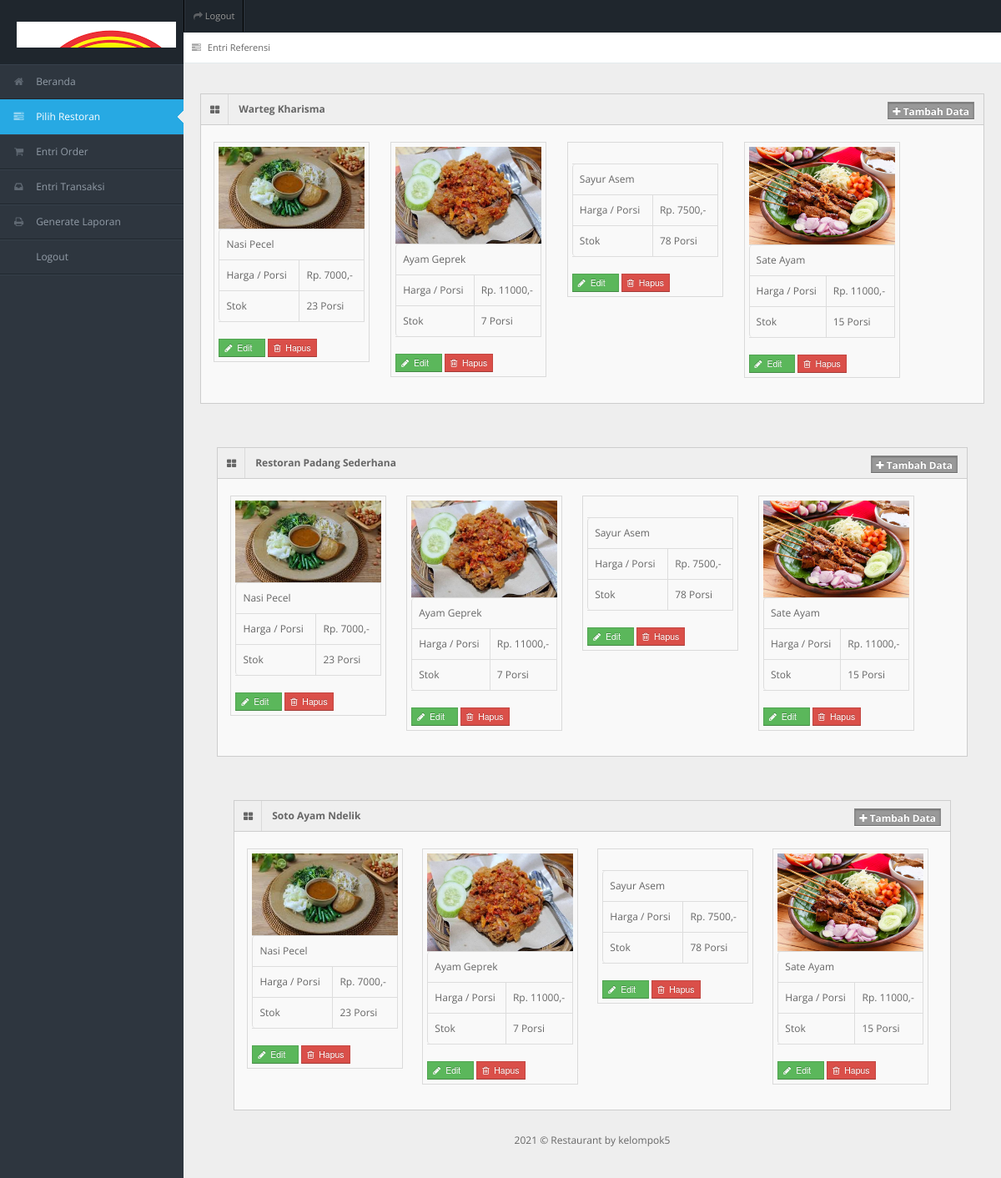
The page /entri_referensi.php (signed in) on the database its author committed.
### tables this page shows
CREATE TABLE `tb_user` (
  `id_user` int(11) NOT NULL,
  `username` varchar(150) NOT NULL,
  `password` varchar(150) NOT NULL,
  `nama_user` varchar(150) NOT NULL,
  `id_level` int(11) NOT NULL,
  `status` varchar(150) NOT NULL
);

CREATE TABLE `tb_masakan` (
  `id_masakan` int(11) NOT NULL,
  `nama_masakan` varchar(150) NOT NULL,
  `harga` varchar(150) NOT NULL,
  `stok` int(11) NOT NULL,
  `status_masakan` varchar(150) NOT NULL,
  `gambar_masakan` varchar(150) NOT NULL
);

### entri_referensi.php (the view, shortened to what this page needs)
<!DOCTYPE html>
<?php
include "connection/koneksi.php";
$id = $_SESSION['id_user'];
if(isset ($_SESSION['username'])){
  $query = "select * from tb_user natural join tb_level where id_user = $id";
  mysqli_query($conn, $query);
  $sql = mysqli_query($conn, $query);
  while($r = mysqli_fetch_array($sql)){
?>
<html lang="en">
<head>
<link rel="stylesheet" href="template/dashboard/css/bootstrap.min.css" />
<link rel="stylesheet" href="template/dashboard/css/bootstrap-responsive.min.css" />
<link rel="stylesheet" href="template/dashboard/css/fullcalendar.css" />
<link rel="stylesheet" href="template/dashboard/css/matrix-style.css" />
<link rel="stylesheet" href="template/dashboard/css/matrix-media.css" />
<link href="template/dashboard/font-awesome/css/font-awesome.css" rel="stylesheet" />
<link rel="stylesheet" href="template/dashboard/css/jquery.gritter.css" />
</head>
<body>
<div id="header">
  <h1><a href="entri_referensi.php">Entri Referensi</a></h1>
</div>
<div id="user-nav" class="navbar navbar-inverse">
  <ul class="nav">
    <li class=""><a title="" href="logout.php"><i class="icon icon-share-alt"></i> <span class="text">Logout</span></a></li>
  </ul>
</div>
<div id="sidebar"><a href="entri_referensi.php" class="visible-phone"><i class="icon icon-tasks"></i> <span>Entri Referensi</span></a>
  <ul>
    <?php
    if($r['id_level'] == 1){
  ?>
    <li><a href="beranda.php"><i class="icon icon-home"></i> <span>Beranda</span></a> </li>
    <li class="active"> <a href="entri_referensi.php"><i class="icon icon-tasks"></i> <span>Pilih Restoran</span></a> </li>
    <li> <a href="entri_order.php"><i class="icon icon-shopping-cart"></i> <span>Entri Order</span></a> </li>
    <li> <a href="entri_transaksi.php"><i class="icon icon-inbox"></i> <span>Entri Transaksi</span></a> </li>
    <li> <a href="generate_laporan.php"><i class="icon icon-print"></i> <span>Generate Laporan</span></a> </li>
    <li> <a href="logout.php"><i class="icon icon-sign-out"></i> <span>Logout</span></a> </li>
  <?php
    } else if($r['id_level'] == 2){
  ?>
    <li><a href="beranda.php"><i class="icon icon-home"></i> <span>Beranda</span></a> </li>
    <li> <a href="entri_order.php"><i class="icon icon-shopping-cart"></i> <span>Entri Order</span></a> </li>
    <li> <a href="generate_laporan.php"><i class="icon icon-print"></i> <span>Generate Laporan</span></a> </li>
    <li> <a href="logout.php"><i class="icon icon-sign-out"></i> <span>Logout</span></a> </li>
  <?php
    } else if($r['id_level'] == 3){
  ?>
    <li><a href="beranda.php"><i class="icon icon-home"></i> <span>Beranda</span></a> </li>
    <li> <a href="entri_transaksi.php"><i class="icon icon-inbox"></i> <span>Entri Transaksi</span></a> </li>
    <li> <a href="generate_laporan.php"><i class="icon icon-print"></i> <span>Generate Laporan</span></a> </li>
    <li> <a href="logout.php"><i class="icon icon-sign-out"></i> <span>Logout</span></a> </li>
  <?php
    } else if($r['id_level'] == 4){
  ?>
    <li><a href="beranda.php"><i class="icon icon-home"></i> <span>Beranda</span></a> </li>
    <li> <a href="generate_laporan.php"><i class="icon icon-print"></i> <span>Generate Laporan</span></a> </li>
    <li> <a href="logout.php"><i class="icon icon-sign-out"></i> <span>Logout</span></a> </li>
  <?php
    } else if($r['id_level'] == 5){
  ?>
    <li><a href="beranda.php"><i class="icon icon-home"></i> <span>Beranda</span></a> </li>
    <li> <a href="entri_order.php"><i class="icon icon-shopping-cart"></i> <span>Entri Order</span></a> </li>
    <li> <a href="logout.php"><i class="icon icon-sign-out"></i> <span>Logout</span></a> </li>
  <?php
    }
  ?>
  </ul>
</div>
<div id="content">
  <div id="content-header">
    <div id="breadcrumb"> <a href="entri_referensi.php" title="Go to here" class="tip-bottom"><i class="icon icon-tasks"></i> Entri Referensi</a></div>
  </div>
  <div class="container-fluid">
    <div class="row-fluid">
    <?php
      if($r['id_level'] == 1){
    ?>
      <div class="widget-box">
        <div class="widget-title bg_lg"><span class="icon"><i class="icon-th-large"></i></span>
          <h5>Warteg Kharisma</h5>
          <a href="tambah_menu.php" class="btn btn-info btn-mini label"><i class="icon-plus"></i>&nbsp;Tambah Data</a>
        </div>
        <div class="widget-content" >
          <ul class="thumbnails">
            <div class="btn-icon-pg">
              <ul>
                <?php
                  $query_data_makanan = "select * from tb_masakan order by id_masakan desc";
                  $sql_data_makanan = mysqli_query($conn, $query_data_makanan);
                  while($r_dt_makanan = mysqli_fetch_array($sql_data_makanan)){
                ?>
                    <li class="span2">
                      <a> <img src="gambar/<?php echo $r_dt_makanan['gambar_masakan']?>" alt="" > </a>
                      <table class="table table-bordered">
                        <tbody>
                          <tr>
                            <td><?php echo $r_dt_makanan['nama_masakan'];?></td>
                          </tr>
                          <tr>
                            <td>Harga / Porsi</td>
                            <td>Rp. <?php echo $r_dt_makanan['harga'];?>,-</td>
                          </tr>
                          <tr>
                            <td>Stok</td>
                            <td><?php echo $r_dt_makanan['stok'];?> Porsi</td>
                          </tr>
                        </tbody>
                      </table>
                      <form action="" method="post">
                        <button type="submit" value="<?php echo $r_dt_makanan['id_masakan'];?>" name="edit_menu" class="btn btn-success btn-mini"><i class='icon-pencil'></i>&nbsp;&nbsp;Edit &nbsp;&nbsp;</button>
                        <button type="submit" value="<?php echo $r_dt_makanan['id_masakan'];?>" name="hapus_menu" class="btn btn-mini btn-danger"><i class='icon icon-trash'></i>&nbsp; Hapus</button>
                      </form>
                    </li>
                  <?php
                    }
                  ?>
              </ul>
            </div>
          </ul>
        </div>
      </div>
      <?php
        }
      ?>
    </div>
    <div class="container-fluid">
    <div class="row-fluid">
    <?php
      if($r['id_level'] == 1){
    ?>
      <div class="widget-box">
        <div class="widget-title bg_lg"><span class="icon"><i class="icon-th-large"></i></span>
          <h5>Restoran Padang Sederhana</h5>
          <a href="tambah_menu.php" class="btn btn-info btn-mini label"><i class="icon-plus"></i>&nbsp;Tambah Data</a>
        </div>
        <div class="widget-content" >
          <ul class="thumbnails">
            <div class="btn-icon-pg">
              <ul>
                <?php
                  $query_data_makanan = "select * from tb_masakan order by id_masakan desc";
                  $sql_data_makanan = mysqli_query($conn, $query_data_makanan);
                  while($r_dt_makanan = mysqli_fetch_array($sql_data_makanan)){
                ?>
                    <li class="span2">
                      <a> <img src="gambar/<?php echo $r_dt_makanan['gambar_masakan']?>" alt="" > </a>
                      <table class="table table-bordered">
                        <tbody>
                          <tr>
                            <td><?php echo $r_dt_makanan['nama_masakan'];?></td>
                          </tr>
                          <tr>
                            <td>Harga / Porsi</td>
                            <td>Rp. <?php echo $r_dt_makanan['harga'];?>,-</td>
                          </tr>
                          <tr>
                            <td>Stok</td>
                            <td><?php echo $r_dt_makanan['stok'];?> Porsi</td>
                          </tr>
                        </tbody>
                      </table>
                      <form action="" method="post">
                        <button type="submit" value="<?php echo $r_dt_makanan['id_masakan'];?>" name="edit_menu" class="btn btn-success btn-mini"><i class='icon-pencil'></i>&nbsp;&nbsp;Edit &nbsp;&nbsp;</button>
                        <button type="submit" value="<?php echo $r_dt_makanan['id_masakan'];?>" name="hapus_menu" class="btn btn-mini btn-danger"><i class='icon icon-trash'></i>&nbsp; Hapus</button>
                      </form>
                    </li>
                  <?php
                    }
                  ?>
              </ul>
            </div>
          </ul>
        </div>
      </div>
      <?php
        }
      ?>
    </div>
    <div class="container-fluid">
    <div class="row-fluid">
    <?php
      if($r['id_level'] == 1){
    ?>
      <div class="widget-box">
        <div class="widget-title bg_lg"><span class="icon"><i class="icon-th-large"></i></span>
          <h5>Soto Ayam Ndelik</h5>
          <a href="tambah_menu.php" class="btn btn-info btn-mini label"><i class="icon-plus"></i>&nbsp;Tambah Data</a>
        </div>
        <div class="widget-content" >
          <ul class="thumbnails">
            <div class="btn-icon-pg">
              <ul>
                <?php
                  $query_data_makanan = "select * from tb_masakan order by id_masakan desc";
                  $sql_data_makanan = mysqli_query($conn, $query_data_makanan);
                  while($r_dt_makanan = mysqli_fetch_array($sql_data_makanan)){
                ?>
                    <li class="span2">
                      <a> <img src="gambar/<?php echo $r_dt_makanan['gambar_masakan']?>" alt="" > </a>
                      <table class="table table-bordered">
                        <tbody>
                          <tr>
                            <td><?php echo $r_dt_makanan['nama_masakan'];?></td>
                          </tr>
                          <tr>
                            <td>Harga / Porsi</td>
                            <td>Rp. <?php echo $r_dt_makanan['harga'];?>,-</td>
                          </tr>
                          <tr>
                            <td>Stok</td>
                            <td><?php echo $r_dt_makanan['stok'];?> Porsi</td>
                          </tr>
                        </tbody>
                      </table>
                      <form action="" method="post">
                        <button type="submit" value="<?php echo $r_dt_makanan['id_masakan'];?>" name="edit_menu" class="btn btn-success btn-mini"><i class='icon-pencil'></i>&nbsp;&nbsp;Edit &nbsp;&nbsp;</button>
                        <button type="submit" value="<?php echo $r_dt_makanan['id_masakan'];?>" name="hapus_menu" class="btn btn-mini btn-danger"><i class='icon icon-trash'></i>&nbsp; Hapus</button>
                      </form>
                    </li>
                  <?php
                    }
                  ?>
              </ul>
            </div>
          </ul>
        </div>
      </div>
      <?php
        }
      ?>
    </div>
  </div>
</div>
<div class="row-fluid">
  <div id="footer" class="span12"> <?php echo date('Y'); ?> &copy; Restaurant <a href="#">by kelompok5</a> </div>
</div>
</body>
</html>
<?php
  }
} else {
  header('location: logout.php');
}
?>

### template/dashboard/css/matrix-media.css (style rules this page uses)
body { background:#2E363F; }
#header { background-color: #1f262d; margin-top:10px; }
#sidebar > ul { border-bottom: 1px solid #37414b }
#sidebar > ul > li { border-top: 1px solid #37414b; border-bottom: 1px solid #1f262d; }
#sidebar > ul > li.active { background-color: #27a9e3; border-bottom: 1px solid #27a9e3; border-top: 1px solid #27a9e3; }
#sidebar > ul > li.active a { color:#fff; text-decoration:none; }

### rows shown on the page
tb_masakan: gambar_masakan (picture), nama_masakan "Nasi Pecel", harga "7000", stok "23", $r_dt_makanan['id_masakan'] 19 (drawn)
tb_masakan: gambar_masakan (picture), nama_masakan "Ayam Geprek", harga "11000", stok "7", $r_dt_makanan['id_masakan'] 18 (drawn)
tb_masakan: nama_masakan "Sayur Asem", harga "7500", stok "78", $r_dt_makanan['id_masakan'] 14 (drawn)
tb_masakan: gambar_masakan (picture), nama_masakan "Sate Ayam", harga "11000", stok "15", $r_dt_makanan['id_masakan'] 8 (drawn)
